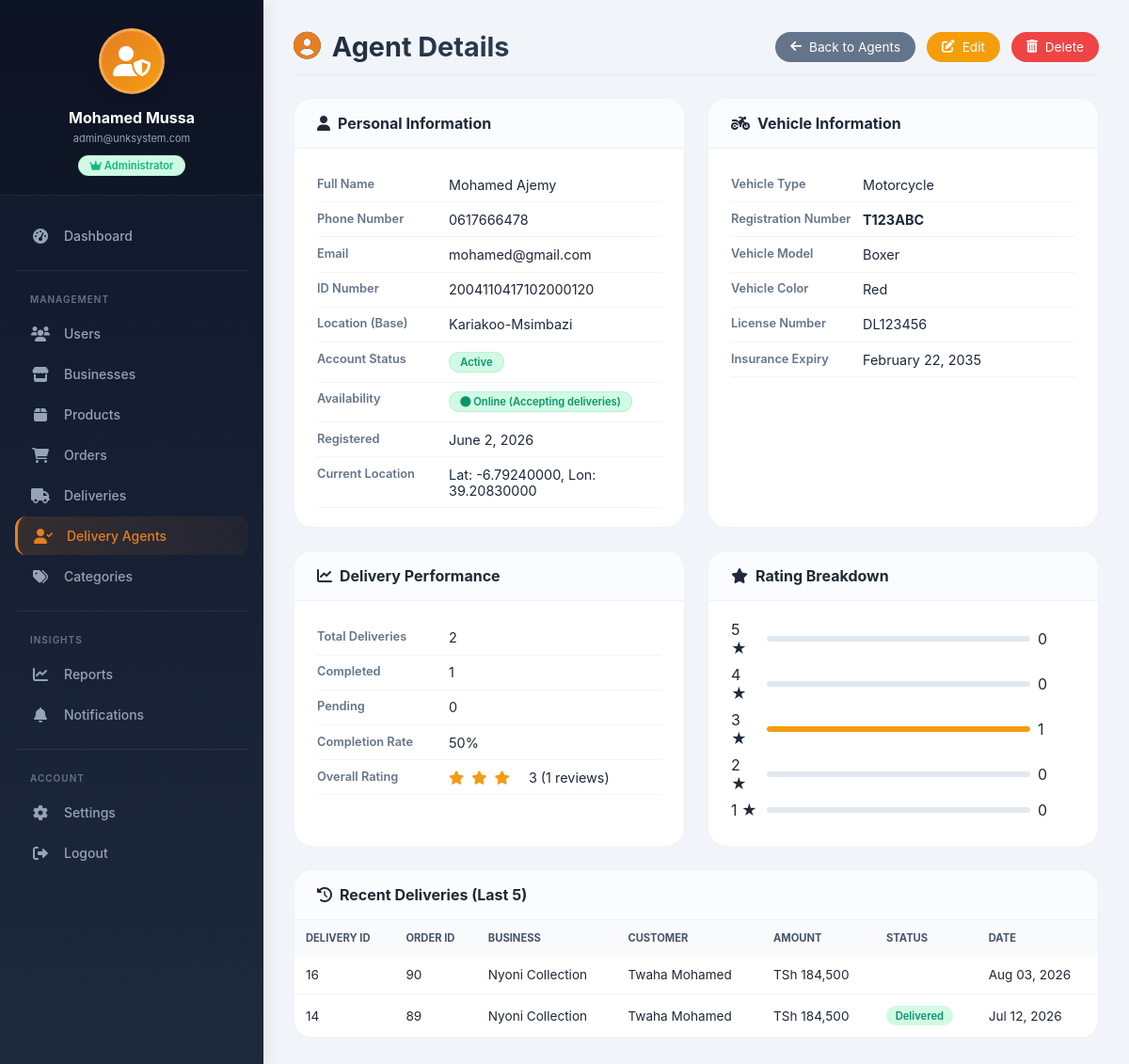
Screenshot of /admin/delivery_agent/details.php?id=4 (signed in) with the database file from the repository.
### tables this page shows
CREATE TABLE `delivery_agents` (
  `agent_id` int(11) NOT NULL AUTO_INCREMENT,
  `user_id` int(11) NOT NULL,
  `first_name` varchar(100) DEFAULT NULL,
  `last_name` varchar(100) DEFAULT NULL,
  `vehicle_type` varchar(50) DEFAULT NULL,
  `vehicle_registration` varchar(50) DEFAULT NULL,
  `id_number` varchar(50) DEFAULT NULL,
  `license_number` varchar(50) DEFAULT NULL,
  `is_available` tinyint(1) DEFAULT 1,
  `current_latitude` decimal(10,8) DEFAULT NULL,
  `current_longitude` decimal(11,8) DEFAULT NULL,
  `created_at` timestamp NOT NULL DEFAULT current_timestamp(),
  `phone` varchar(20) DEFAULT NULL,
  `location` varchar(255) DEFAULT NULL,
  `status` enum('active','inactive','suspended') DEFAULT 'active',
  `vehicle_model` varchar(100) DEFAULT NULL,
  `vehicle_color` varchar(50) DEFAULT NULL,
  `insurance_expiry` date DEFAULT NULL,
  `profile_image` varchar(255) DEFAULT NULL,
  `avg_rating` decimal(3,2) DEFAULT 0.00,
  `total_ratings` int(11) DEFAULT 0,
  PRIMARY KEY (`agent_id`),
  UNIQUE KEY `uk_agents_user` (`user_id`),
  KEY `idx_agents_available` (`is_available`),
  KEY `idx_agents_status` (`status`),
  CONSTRAINT `fk_agents_user` FOREIGN KEY (`user_id`) REFERENCES `users` (`user_id`) ON DELETE CASCADE ON UPDATE CASCADE
);

CREATE TABLE `users` (
  `user_id` int(11) NOT NULL AUTO_INCREMENT,
  `full_name` varchar(100) NOT NULL,
  `email` varchar(100) NOT NULL,
  `password_hash` varchar(255) NOT NULL,
  `phone` varchar(20) NOT NULL,
  `role` enum('admin','business','customer','delivery') NOT NULL,
  `status` enum('active','inactive','suspended') DEFAULT 'active',
  `last_login` datetime DEFAULT NULL,
  `created_at` timestamp NOT NULL DEFAULT current_timestamp(),
  `updated_at` timestamp NOT NULL DEFAULT current_timestamp() ON UPDATE current_timestamp(),
  PRIMARY KEY (`user_id`),
  UNIQUE KEY `uk_users_email` (`email`),
  KEY `idx_users_role` (`role`),
  KEY `idx_users_status` (`status`),
  KEY `idx_users_email` (`email`),
  KEY `idx_users_phone` (`phone`),
  KEY `idx_users_role_status` (`role`,`status`)
);

CREATE TABLE `deliveries` (
  `delivery_id` int(11) NOT NULL AUTO_INCREMENT,
  `order_id` int(11) NOT NULL,
  `agent_id` int(11) DEFAULT NULL,
  `pickup_address` varchar(255) NOT NULL,
  `delivery_address` varchar(255) NOT NULL,
  `status` enum('pending','assigned','picked_up','in_transit','delivered','failed') DEFAULT 'pending',
  `assigned_at` timestamp NULL DEFAULT NULL,
  `picked_up_at` timestamp NULL DEFAULT NULL,
  `delivered_at` timestamp NULL DEFAULT NULL,
  `estimated_distance` decimal(10,2) DEFAULT NULL,
  `estimated_time` int(11) DEFAULT NULL,
  `delivery_fee` decimal(10,2) DEFAULT 0.00,
  `created_at` timestamp NOT NULL DEFAULT current_timestamp(),
  `updated_at` timestamp NOT NULL DEFAULT current_timestamp() ON UPDATE current_timestamp(),
  `rating` tinyint(1) DEFAULT NULL COMMENT '1-5 stars',
  `rating_comment` text DEFAULT NULL,
  `rated_at` timestamp NULL DEFAULT NULL,
  `otp_code` varchar(6) DEFAULT NULL,
  `otp_status` enum('pending','verified','expired') DEFAULT 'pending',
  `otp_confirmed` tinyint(1) DEFAULT 0,
  `otp_confirmed_at` datetime DEFAULT NULL,
  `otp_generated_at` datetime DEFAULT NULL,
  `otp_attempts` int(11) DEFAULT 0,
  PRIMARY KEY (`delivery_id`),
  UNIQUE KEY `uk_deliveries_order` (`order_id`),
  KEY `idx_deliveries_agent` (`agent_id`),
  KEY `idx_deliveries_status` (`status`),
  KEY `idx_deliveries_status_agent` (`status`,`agent_id`),
  KEY `idx_deliveries_created` (`created_at`),
  KEY `idx_otp_code` (`otp_code`),
  CONSTRAINT `fk_deliveries_agent` FOREIGN KEY (`agent_id`) REFERENCES `delivery_agents` (`agent_id`) ON UPDATE CASCADE,
  CONSTRAINT `fk_deliveries_order` FOREIGN KEY (`order_id`) REFERENCES `orders` (`order_id`) ON DELETE CASCADE ON UPDATE CASCADE
);

CREATE TABLE `businesses` (
  `business_id` int(11) NOT NULL AUTO_INCREMENT,
  `user_id` int(11) NOT NULL,
  `business_name` varchar(255) NOT NULL,
  `registration_number` varchar(100) DEFAULT NULL,
  `description` text DEFAULT NULL,
  `address` text NOT NULL,
  `location` varchar(255) DEFAULT NULL,
  `latitude` decimal(10,8) DEFAULT NULL,
  `longitude` decimal(11,8) DEFAULT NULL,
  `license_number` varchar(100) DEFAULT NULL,
  `logo_url` varchar(255) DEFAULT NULL,
  `business_hours` text DEFAULT NULL,
  `rating` decimal(2,1) DEFAULT 0.0,
  `total_reviews` int(11) DEFAULT 0,
  `is_verified` tinyint(1) DEFAULT 0,
  `is_active` tinyint(1) DEFAULT 1,
  `created_at` timestamp NOT NULL DEFAULT current_timestamp(),
  `city` varchar(100) DEFAULT NULL,
  `phone` varchar(20) DEFAULT NULL,
  `payment_methods` text DEFAULT NULL,
  `nida_number` varchar(20) DEFAULT NULL,
  PRIMARY KEY (`business_id`),
  UNIQUE KEY `uk_businesses_user` (`user_id`),
  UNIQUE KEY `uk_businesses_registration` (`registration_number`),
  UNIQUE KEY `uk_businesses_nida` (`nida_number`),
  KEY `idx_businesses_name` (`business_name`),
  KEY `idx_businesses_verified` (`is_verified`),
  KEY `idx_businesses_active` (`is_active`),
  KEY `idx_businesses_city` (`city`),
  CONSTRAINT `fk_businesses_user` FOREIGN KEY (`user_id`) REFERENCES `users` (`user_id`) ON DELETE CASCADE ON UPDATE CASCADE
);

CREATE TABLE `orders` (
  `order_id` int(11) NOT NULL AUTO_INCREMENT,
  `customer_id` int(11) NOT NULL,
  `business_id` int(11) NOT NULL,
  `order_date` timestamp NOT NULL DEFAULT current_timestamp(),
  `total_amount` decimal(10,2) NOT NULL,
  `delivery_fee` decimal(10,2) DEFAULT 0.00,
  `agent_id` int(11) DEFAULT NULL,
  `grand_total` decimal(10,2) NOT NULL,
  `status` enum('pending','accepted','confirmed','preparing','ready','picked_up','in_transit','delivered','cancelled') DEFAULT 'pending',
  `delivery_otp` varchar(10) DEFAULT NULL,
  `delivery_otp_expires` timestamp NULL DEFAULT NULL,
  `delivery_otp_verified` tinyint(1) NOT NULL DEFAULT 0,
  `delivery_completed_at` timestamp NULL DEFAULT NULL,
  `payment_method` enum('cash','mobile_money','card') DEFAULT 'cash',
  `payment_status` enum('pending','paid') DEFAULT 'pending',
  `delivery_address` text NOT NULL,
  `special_instructions` text DEFAULT NULL,
  `estimated_delivery_time` datetime DEFAULT NULL,
  PRIMARY KEY (`order_id`),
  KEY `idx_orders_customer` (`customer_id`),
  KEY `idx_orders_business` (`business_id`),
  KEY `idx_orders_status` (`status`),
  KEY `idx_orders_date` (`order_date`),
  KEY `idx_orders_agent` (`agent_id`),
  KEY `idx_orders_payment_status` (`payment_status`),
  KEY `idx_orders_customer_status` (`customer_id`,`status`),
  KEY `idx_orders_business_status` (`business_id`,`status`),
  KEY `idx_orders_date_status` (`order_date`,`status`),
  KEY `idx_orders_grand_total` (`grand_total`),
  CONSTRAINT `fk_orders_agent` FOREIGN KEY (`agent_id`) REFERENCES `delivery_agents` (`agent_id`) ON DELETE SET NULL ON UPDATE CASCADE,
  CONSTRAINT `fk_orders_business` FOREIGN KEY (`business_id`) REFERENCES `businesses` (`business_id`) ON UPDATE CASCADE,
  CONSTRAINT `fk_orders_customer` FOREIGN KEY (`customer_id`) REFERENCES `customers` (`customer_id`) ON UPDATE CASCADE
);

### admin/delivery_agent/details.php (the view, shortened to what the rows shown need)
<?php
require_once '../../config/database.php';
$agent_id = isset($_GET['id']) ? (int)$_GET['id'] : 0;
$stmt = mysqli_prepare($conn, "
    SELECT a.*, u.email
    FROM delivery_agents a
    JOIN users u ON a.user_id = u.user_id
    WHERE a.agent_id = ?
");
mysqli_stmt_bind_param($stmt, 'i', $agent_id);
mysqli_stmt_execute($stmt);
$agent = mysqli_fetch_assoc(mysqli_stmt_get_result($stmt));
$recent_sql = "
    SELECT d.delivery_id, d.order_id, d.status as delivery_status, d.created_at, d.delivered_at,
           o.grand_total, o.delivery_address,
           b.business_name,
           CONCAT(c.first_name, ' ', c.last_name) as customer_name
    FROM deliveries d
    JOIN orders o ON d.order_id = o.order_id
    JOIN businesses b ON o.business_id = b.business_id
    JOIN customers c ON o.customer_id = c.customer_id
    WHERE d.agent_id = ?
    ORDER BY d.created_at DESC
    LIMIT 5
";
$stmt = mysqli_prepare($conn, $recent_sql);
mysqli_stmt_bind_param($stmt, 'i', $agent_id);
mysqli_stmt_execute($stmt);
$recent_result = mysqli_stmt_get_result($stmt);
$recent_deliveries = [];
while ($row = mysqli_fetch_assoc($recent_result)) {
    $recent_deliveries[] = $row;
}
include '../includes/admin_sidebar.php';
?>
<!DOCTYPE html>
<html lang="en">
<head>
    <link rel="stylesheet" href="https://cdnjs.cloudflare.com/ajax/libs/font-awesome/6.0.0/css/all.min.css">
</head>
<body>
<div class="admin-content">
    <div class="page-header">
        <h1><i class="fas fa-user-circle"></i> Agent Details</h1>
    </div>
    <div class="info-grid">
        <div class="info-card">
            <div class="card-body">
                <div class="info-row"><div class="info-label">Full Name</div><div class="info-value"><?= htmlspecialchars($agent['first_name'] . ' ' . $agent['last_name']) ?></div></div>
                <div class="info-row"><div class="info-label">Phone Number</div><div class="info-value"><?= htmlspecialchars($agent['phone']) ?></div></div>
                <div class="info-row"><div class="info-label">Email</div><div class="info-value"><?= htmlspecialchars($agent['email']) ?></div></div>
                <div class="info-row"><div class="info-label">ID Number</div><div class="info-value"><?= htmlspecialchars($agent['id_number'] ?: 'Not provided') ?></div></div>
                <div class="info-row"><div class="info-label">Location (Base)</div><div class="info-value"><?= htmlspecialchars($agent['location'] ?: 'Not set') ?></div></div>
                <div class="info-row"><div class="info-label">Account Status</div><div class="info-value"><span class="status-badge status-<?= $agent['status'] ?>"><?= ucfirst($agent['status']) ?></span></div></div>
                <div class="info-row"><div class="info-label">Registered</div><div class="info-value"><?= date('F j, Y', strtotime($agent['created_at'])) ?></div></div>
                <?php if ($agent['current_latitude'] && $agent['current_longitude']): ?>
                <div class="info-row"><div class="info-label">Current Location</div><div class="info-value">Lat: <?= $agent['current_latitude'] ?>, Lon: <?= $agent['current_longitude'] ?></div></div>
                <?php endif; ?>
            </div>
        </div>
        <div class="info-card">
            <div class="card-body">
                <div class="info-row"><div class="info-label">Vehicle Type</div><div class="info-value"><?= htmlspecialchars($agent['vehicle_type']) ?></div></div>
                <div class="info-row"><div class="info-label">Registration Number</div><div class="info-value"><strong><?= htmlspecialchars($agent['vehicle_registration']) ?></strong></div></div>
                <div class="info-row"><div class="info-label">Vehicle Model</div><div class="info-value"><?= htmlspecialchars($agent['vehicle_model'] ?: 'Not specified') ?></div></div>
                <div class="info-row"><div class="info-label">Vehicle Color</div><div class="info-value"><?= htmlspecialchars($agent['vehicle_color'] ?: 'Not specified') ?></div></div>
                <div class="info-row"><div class="info-label">License Number</div><div class="info-value"><?= htmlspecialchars($agent['license_number'] ?: 'N/A') ?></div></div>
                <div class="info-row"><div class="info-label">Insurance Expiry</div><div class="info-value"><?= $agent['insurance_expiry'] ? date('F j, Y', strtotime($agent['insurance_expiry'])) : 'Not set' ?></div></div>
            </div>
        </div>
    </div>
    <div class="info-card">
        <div class="table-container">
            <table class="data-table">
                <thead><tr><th>Delivery ID</th><th>Order ID</th><th>Business</th><th>Customer</th><th>Amount</th><th>Status</th><th>Date</th></tr></thead>
                <tbody>
                    <?php if (empty($recent_deliveries)): ?>
                        <tr><td colspan="7" style="text-align:center;">No deliveries yet</td></tr>
                    <?php else: ?>
                        <?php foreach ($recent_deliveries as $d): ?>
                        <tr onclick="location.href='../deliveries/delivery-details.php?id=<?= $d['delivery_id'] ?>'" style="cursor:pointer;">
                            <td><?= $d['delivery_id'] ?></td>
                            <td><?= $d['order_id'] ?></td>
                            <td><?= htmlspecialchars($d['business_name']) ?></td>
                            <td><?= htmlspecialchars($d['customer_name']) ?></td>
                            <td>TSh <?= number_format($d['grand_total']) ?></td>
                            <td><span class="delivery-status status-<?= $d['delivery_status'] ?>"><?= str_replace('_', ' ', ucfirst($d['delivery_status'])) ?></span></td>
                            <td><?= date('M d, Y', strtotime($d['created_at'])) ?></td>
                        </tr>
                        <?php endforeach; ?>
                    <?php endif; ?>
                </tbody>
            </table>
        </div>
    </div>
</div>
</body>
</html>

### rows the page displays
delivery_agents: first_name+last_name "Mohamed Ajemy", phone "0617666478", user.email "mohamed@gmail.com", id_number "2004110417102000120", location "Kariakoo-Msimbazi", status "Active", created_at "June 2, 2026", current_latitude "-6.79240000", current_longitude "39.20830000", vehicle_type "Motorcycle", vehicle_registration "T123ABC", vehicle_model "Boxer", vehicle_color "Red", license_number "DL123456", insurance_expiry "February 22, 2035"
deliveries: delivery_id "16", order "90", businesses.business_name "Nyoni Collection", customer_name "Twaha Mohamed", order.grand_total "184,500", created_at "Aug 03, 2026"
deliveries: delivery_id "14", order "89", businesses.business_name "Nyoni Collection", customer_name "Twaha Mohamed", order.grand_total "184,500", status "Delivered", created_at "Jul 12, 2026"

### other values shown
substr($admin_name, 0, 22) "Mohamed Mussa"
substr($admin_email, 0, 22) "admin@unksystem.com"
$status_text "Administrator"
$total_deliveries "2"
$completed "1"
$pending "0"
$completion_rate "50"
$avg_rating "3"
$total_ratings "1"
$count "0"
$count "1"
